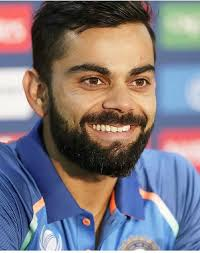
#> input picture Input/2.jpg, 200 x 253 px; its folder holds only this picture in this run
$ python -i smile_detection.py   (imports and definitions only)
#> lines starting #> are read from the running program, lines starting #| are printed output that depends on the picture; after the words box and inside, x2 and y2 are one past the last pixel; in counts of white or black regions, pixels touching at a corner belong together
# Importing req libs
import cv2
import os

# Defining Paths for dir and haar files
SMILE_CLASSIFIER_FILE_PATH = './smaile_haar_filter.xml'
FACE_CLASSIFIER_FILE_PATH = './face_haar_filter.xml'
INPUT_DIR_PATH = './Input'
OUTPUT_DIR_PATH = './Output'


# Function to load classifiers
def load_classifier():
    try:
        face_classifier = cv2.CascadeClassifier(FACE_CLASSIFIER_FILE_PATH)
        smile_classifier = cv2.CascadeClassifier(SMILE_CLASSIFIER_FILE_PATH)
        if smile_classifier is not None and face_classifier is not None:
            return face_classifier, smile_classifier
        else:
            return None, None
    except Exception as ex:
        print('[ ERROR ]  ', ex)


# Function to process image
def process_image(gray_image, original_image, face_classifier, smile_classifier):
    try:
        # Detecting face from image
        faces = face_classifier.detectMultiScale(gray_image, 1.3, 5)
        for x, y, w, h in faces:
            # Draw face on image
            cv2.rectangle(original_image, (x, y), (w + x, h + y), (255, 0, 255), 2)
            # Cropping face area
            roi_image = gray_image[y:y + h, x:x + w]
            roi_original_image = original_image[y:y + h, x:x + w]
            # Detecting smile from image
            smile = smile_classifier.detectMultiScale(roi_image, 1.7, 8)
            # Drawing smile on original image
            for sx, sy, sw, sh in smile:
                cv2.rectangle(roi_original_image, (sx, sy), (sw + sx, sh + sy), (255, 255, 0), 2)
        print(' [ INFO  ] Processing Completed.!')
        return original_image
    except Exception as ex:
        print('[ ERROR ]  ', ex)


def main():
    try:
        # Loading classifiers into memory
        face_classifier, smile_classifier = load_classifier()
        if smile_classifier is not None and face_classifier is not None:
            # Getting all from from input dir
            for image_name in os.listdir(INPUT_DIR_PATH):
                input_image_path = os.path.join(INPUT_DIR_PATH, image_name)
                output_image_path = os.path.join(OUTPUT_DIR_PATH, image_name)
                original_image = cv2.imread(input_image_path)
#> original_image is the input picture: shape (253, 200, 3); mean B, G, R 127.4, 119.9, 125.9
                gray_image = cv2.cvtColor(original_image, cv2.COLOR_BGR2GRAY)
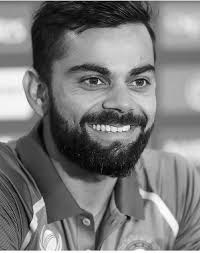
#> gray_image: shape (253, 200); min 0, max 255, mean 122.6
                print('[ INFO ] Processing Image , ', image_name)
                processed_image = process_image(gray_image, original_image, face_classifier, smile_classifier)
#> in process_image, `faces = face_classifier.detectMultiScale(gray_image, 1.3, 5)`: faces = [[47, 28, 131, 131]]
#> the loop in process_image, `for x, y, w, h in faces:` made 1 pass
#> (x, y, w, h, smile) on pass 1: (47, 28, 131, 131, [[16, 74, 104, 52]])
#> pass 1, in process_image, `roi_image = gray_image[y:y + h, x:x + w]`:
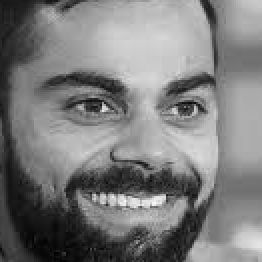
#> roi_image: shape (131, 131) (shown 2 times larger); min 0, max 249, mean 124.1
#> pass 1, in process_image, `roi_original_image = original_image[y:y + h, x:x + w]`:
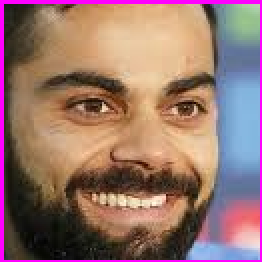
#> roi_original_image: shape (131, 131, 3) (shown 2 times larger); mean B, G, R 108.1, 114.8, 150
#> after the loop in process_image, `for x, y, w, h in faces:`:
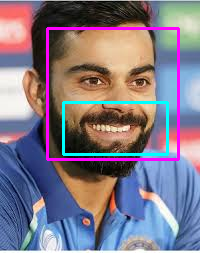
#> original_image: shape (253, 200, 3); 4.94% of pixels changed, all inside (x1, y1, x2, y2) = (46, 27, 180, 161)
#> after the loop in process_image, `for x, y, w, h in faces:`:
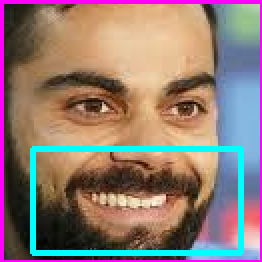
#> roi_original_image: shape (131, 131, 3) (shown 2 times larger); 5.43% of pixels changed, all inside (x1, y1, x2, y2) = (15, 73, 122, 128)
                cv2.imwrite(output_image_path, processed_image)
        else:
            print('[ ERROR ] Not able to load classifier.!!')
    except Exception as ex:
        print('[ ERROR ]  ', ex)

>>> result = main()

$ run again, on Input/3.jpg
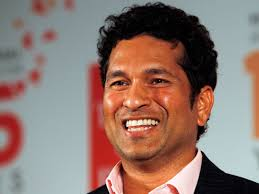
#> input picture Input/3.jpg, 259 x 194 px
#> in main, original_image is the input picture: shape (194, 259, 3); mean B, G, R 111.7, 120, 143.9
#> in main, `gray_image = cv2.cvtColor(original_image, cv2.COLOR_BGR2GRAY)`:
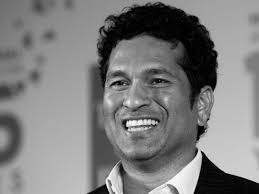
#> gray_image: shape (194, 259); min 0, max 253, mean 126.2
#> faces = [[88, 41, 103, 103]]
#> the loop in process_image, `for x, y, w, h in faces:` made 1 pass
#> (x, y, w, h, smile) on pass 1: (88, 41, 103, 103, [[23, 66, 61, 31]])
#> after the loop in process_image, `for x, y, w, h in faces:`:
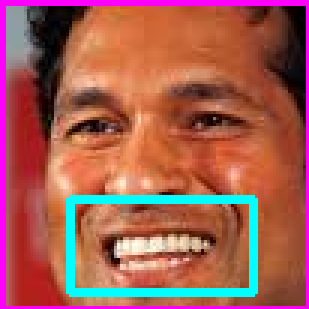
#> roi_original_image: shape (103, 103, 3) (shown 3 times larger); mean B, G, R 83.6, 92.9, 163.6

$ run again, on Input/4.jpg
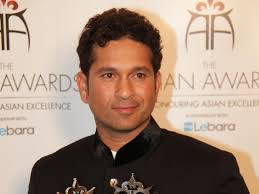
#> input picture Input/4.jpg, 259 x 194 px
#> in main, original_image is the input picture: shape (194, 259, 3); mean B, G, R 127.4, 143.4, 166.5
#> in main, `gray_image = cv2.cvtColor(original_image, cv2.COLOR_BGR2GRAY)`:
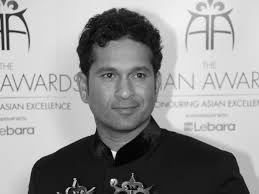
#> gray_image: shape (194, 259); min 0, max 248, mean 148.4
#> faces = [[83, 44, 82, 82]]
#> the loop in process_image, `for x, y, w, h in faces:` made 1 pass
#> (x, y, w, h, smile) on pass 1: (83, 44, 82, 82, [[25, 56, 36, 18]])
#> after the loop in process_image, `for x, y, w, h in faces:`:
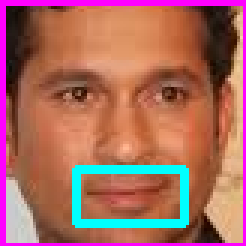
#> roi_original_image: shape (82, 82, 3) (shown 3 times larger); mean B, G, R 96.6, 105.4, 168.4
